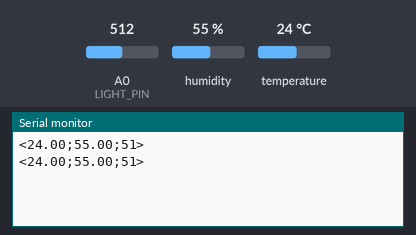
Recording of a sketch running on a simulated Arduino Uno, built with avr-gcc and run on an emulated ATmega328P. Shown: the last lines printed to the serial monitor. Inputs (shaded band) come from the test bench; at power-on: humidity 55 %, A0 (LIGHT_PIN) = 512, temperature 24 °C.

Above: at 10.8 s.
10.9 s: humidity set to 22 %
At 15.6 s:
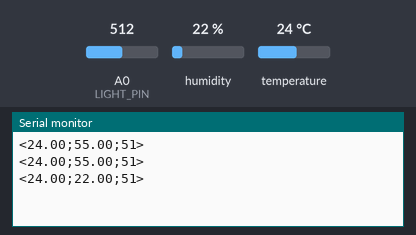
18.4 s: A0 (LIGHT_PIN) set to 716
At 21.5 s:
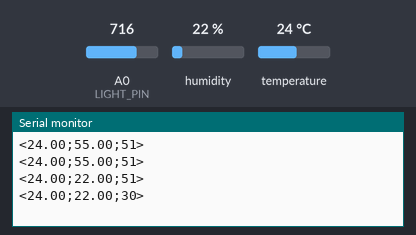
25.9 s: temperature set to 12 °C
At 30.8 s:
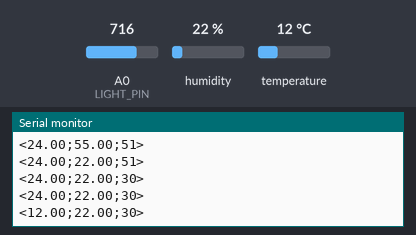
33.4 s: A0 (LIGHT_PIN) set to 900
At 36.7 s:
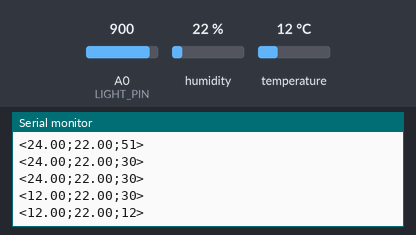
40.9 s: humidity set to 40 %
At 46.0 s:
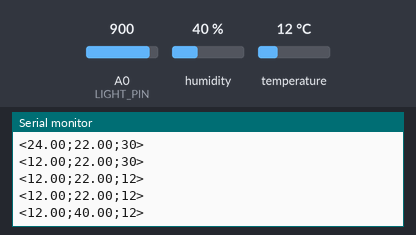
Timing chart, 0 to 47.5 s (numbered marks = the images above; inputs shaded):
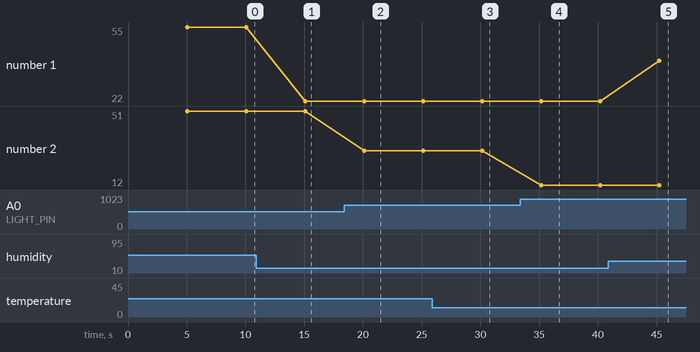

The sketch:

arduino_telemetry.ino
```cpp
#include <DHT.h>
#include <SPI.h>
#include <RH_ASK.h>

#define DHT_PIN 2
#define LIGHT_PIN A0
#define DHT_TYPE DHT11
#define COMMS_KEY 21474
#define TELEMETRY_DELIVERY_INTERVAL_TIME 5000
#define LIGHT_SENSOR_MAX 1024

typedef struct {
    float humidity;
    float temperature;
    short auth;
    short light;
}TEMP_SENSOR_DATA;

typedef struct {
    char message[RH_ASK_MAX_MESSAGE_LEN] = {0};
    int auth;
}OUTGOING_MSG;

// Classes structs and variable instantiations

DHT dht(DHT_PIN, DHT_TYPE);
RH_ASK driver(2000, 11, 12, 0);
TEMP_SENSOR_DATA data_struct;
OUTGOING_MSG msg_struct;

uint8_t radio_buffer[RH_ASK_MAX_MESSAGE_LEN];
uint8_t radio_buffer_size = sizeof radio_buffer;
unsigned long last_telemetry_delivery = 0;
byte radio_send_buf[sizeof(TEMP_SENSOR_DATA)] = {0};
bool newMessage = false;

/* -- program logic begins here -- */

void setup() {

    Serial.begin(9600);
    dht.begin();
    //driver.init();
    //pinMode(8, OUTPUT);
    data_struct.auth = COMMS_KEY;
}

void sendTelemetryDataToServer() {
    String output = "";

    data_struct.humidity = dht.readHumidity();
    data_struct.temperature = dht.readTemperature();
    data_struct.light = (LIGHT_SENSOR_MAX - analogRead(LIGHT_PIN));
    data_struct.light = (data_struct.light / (LIGHT_SENSOR_MAX / 100));

    output += "<";
    output += data_struct.temperature;
    output += ";";
    output += data_struct.humidity;
    output += ";";
    output += data_struct.light;
    output += ">";

    Serial.println(output);
}

void loop() {

    if ((millis() - last_telemetry_delivery) >= TELEMETRY_DELIVERY_INTERVAL_TIME) {
        sendTelemetryDataToServer();
        last_telemetry_delivery = millis();
    }
}
```

Measured:
- after the input at 10.9 s, the serial monitor: prints a new line after 4.2 s (image 1)
- after the input at 18.4 s, the serial monitor: prints a new line after 1.7 s (image 2)
- after the input at 25.9 s, the serial monitor: prints a new line after 4.2 s (image 3)
- after the input at 33.4 s, the serial monitor: prints a new line after 1.8 s (image 4)
- after the input at 40.9 s, the serial monitor: prints a new line after 4.3 s (image 5)
- plotted number 1: 55 → 22 after the input at 10.9 s, 22 → 40 after the input at 40.9 s
- plotted number 2: 51 → 30 after the input at 18.4 s
